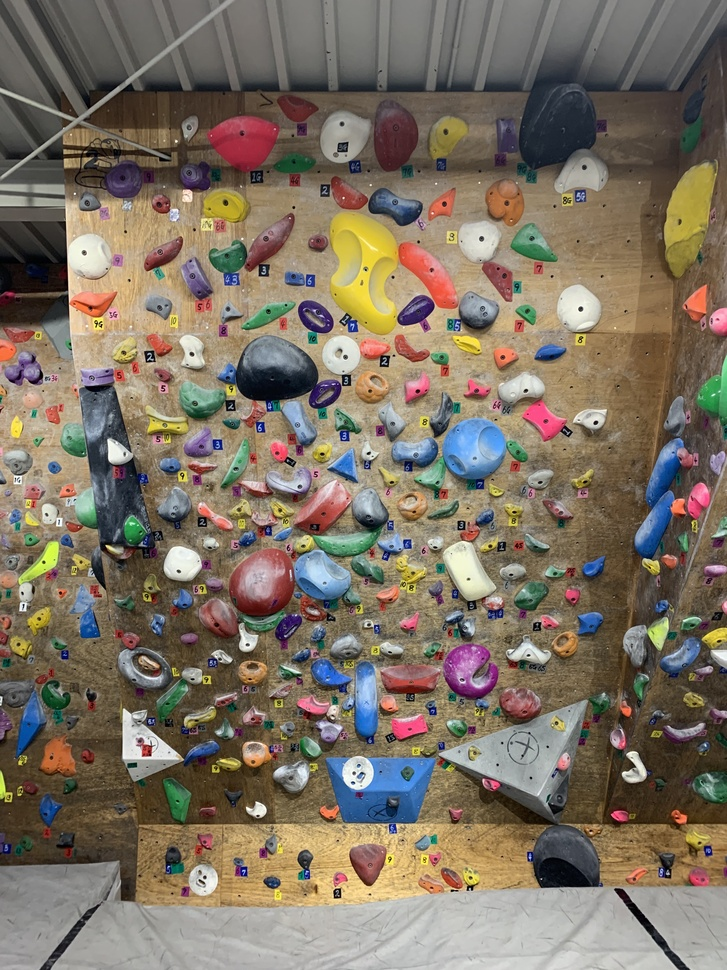
#> input picture work/files/target.jpg, 727 x 970 px, shrunk from 3024 x 4032 before the run
$ jupyter execute gray-scale.ipynb   (shell and % lines are left out)
#> lines starting #> are read from the running program, lines starting #| are printed output that depends on the picture; after the words box and inside, x2 and y2 are one past the last pixel; in counts of white or black regions, pixels touching at a corner belong together
[cell 1]
import cv2 as cv
import matplotlib.pyplot as plt

## 参考

http://labs.eecs.tottori-u.ac.jp/sd/Member/oyamada/OpenCV/html/py_tutorials/py_imgproc/py_thresholding/py_thresholding.html

[cell 2]
def show_img(src):
    # opencvの画像はBGR形式なのでRGBへ変換して表示する
    plt.imshow(cv.cvtColor(src, cv.COLOR_BGR2RGB))
    plt.show()

[cell 3]
image_file = 'files/target.jpg'
# 画像の読み込み
src = cv.imread(image_file, cv.IMREAD_COLOR)
#> src is the input picture: shape (970, 727, 3); mean B, G, R 99.5, 114.2, 125.6
# 元画像の表示
show_img(src)

[cell 4]
# グレースケール
dst = cv.cvtColor(src, cv.COLOR_RGB2GRAY)
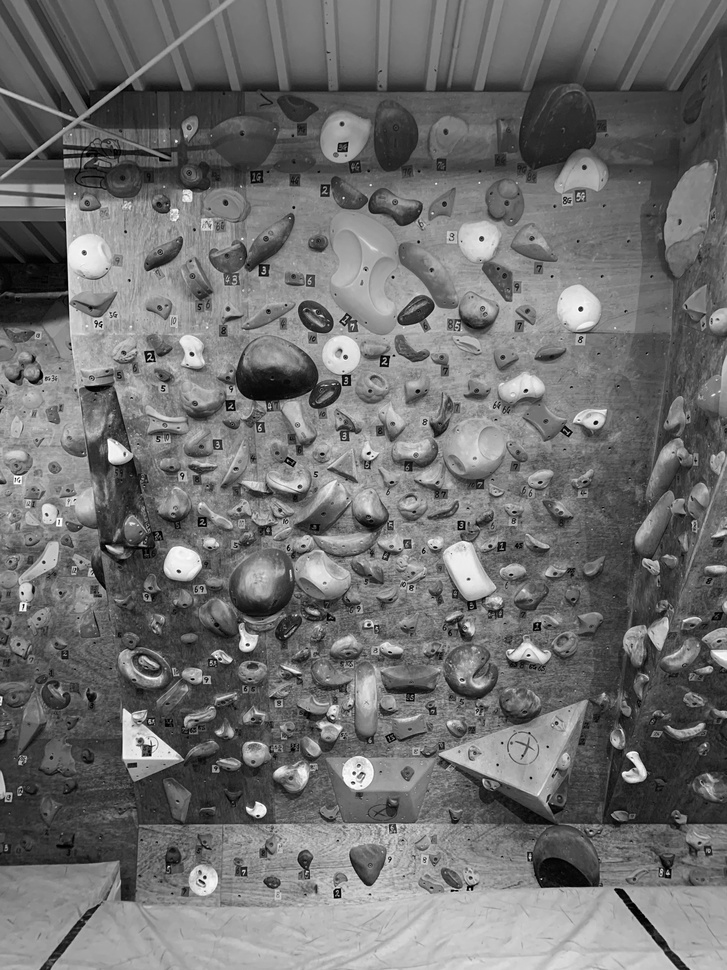
#> dst: shape (970, 727); min 0, max 255, mean 111.1
show_img(dst)

[cell 5]
# 単純なしきい値フィルタリング
# THRESH_BINARY：　閾値を超えるピクセルは maxVal に，それ以外のピクセルは 0 になります．
# THRESH_BINARY_INV：　閾値を超えるピクセルは 0 に，それ以外のピクセルは maxVal になります．
# THRESH_TRUNC:　閾値を超えるピクセルは threshold に，それ以外のピクセルは変更されません．
# THRESH_TOZERO：　閾値を超えるピクセルは変更されず，それ以外のピクセルは 0 になります．
# THRESH_TOZERO_INV：　閾値を超えるピクセルは 0 に，それ以外のピクセルは変更されません．
retval, dst = cv.threshold(dst, 127, 255, cv.THRESH_TOZERO)
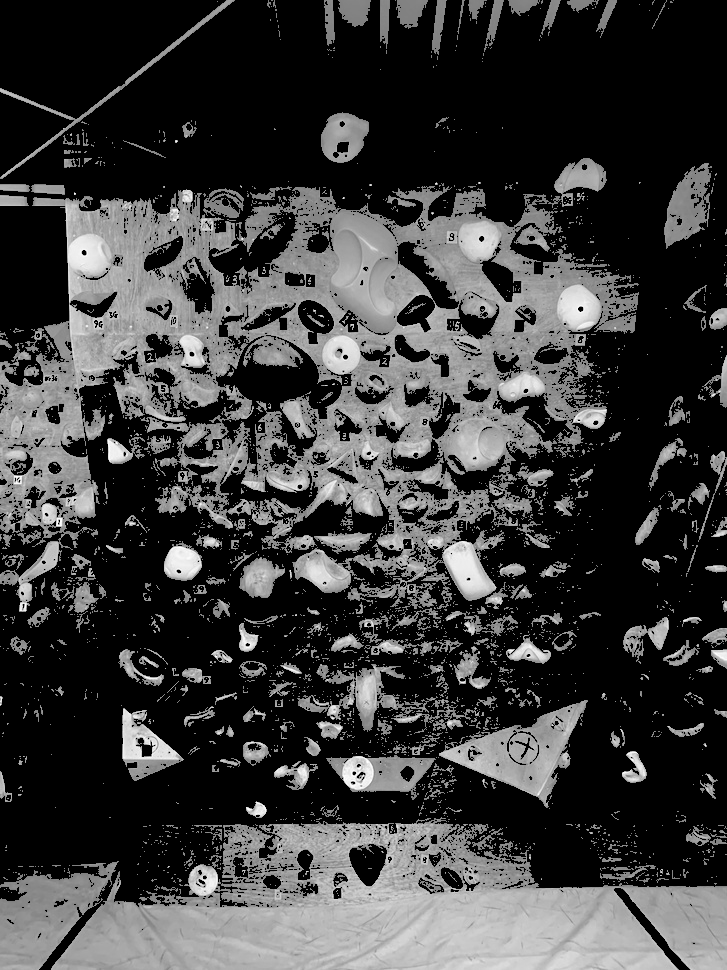
#> dst: shape (970, 727); min 0, max 255, mean 60.5
show_img(dst)

[cell 6]
 # 白黒の反転
dst = cv.bitwise_not(dst)
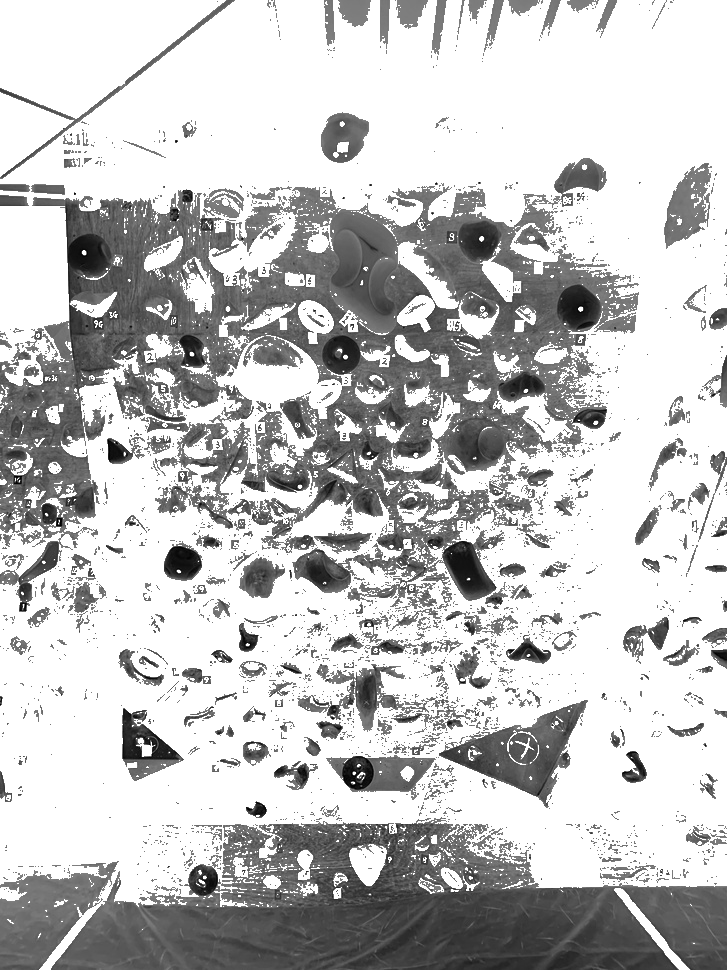
#> dst: shape (970, 727); min 0, max 255, mean 194.5
show_img(dst)

[cell 7]
# 自動でしきい値を決めてフィルタリング(THRESH_OTSU:大津の二値化処理)を使う
retval, dst = cv.threshold(dst, 0, 255, cv.THRESH_BINARY | cv.THRESH_OTSU)
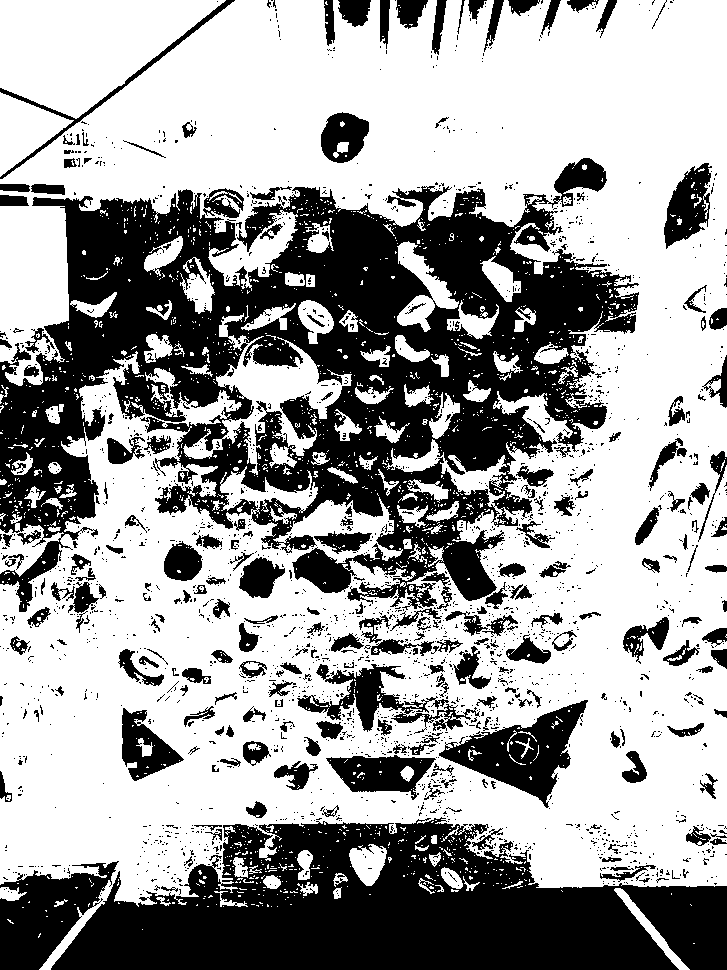
#> dst: shape (970, 727); 62.7% white; 2262 black regions (2023 under 20 px), largest, box (x1, y1, x2, y2) and area: (0, 158, 639, 612) 129570, (51, 817, 727, 970) 65626, (0, 861, 119, 970) 6996
#> retval = 127
print("ret: {}".format(retval))
#| ret: 127.0
show_img(dst)
